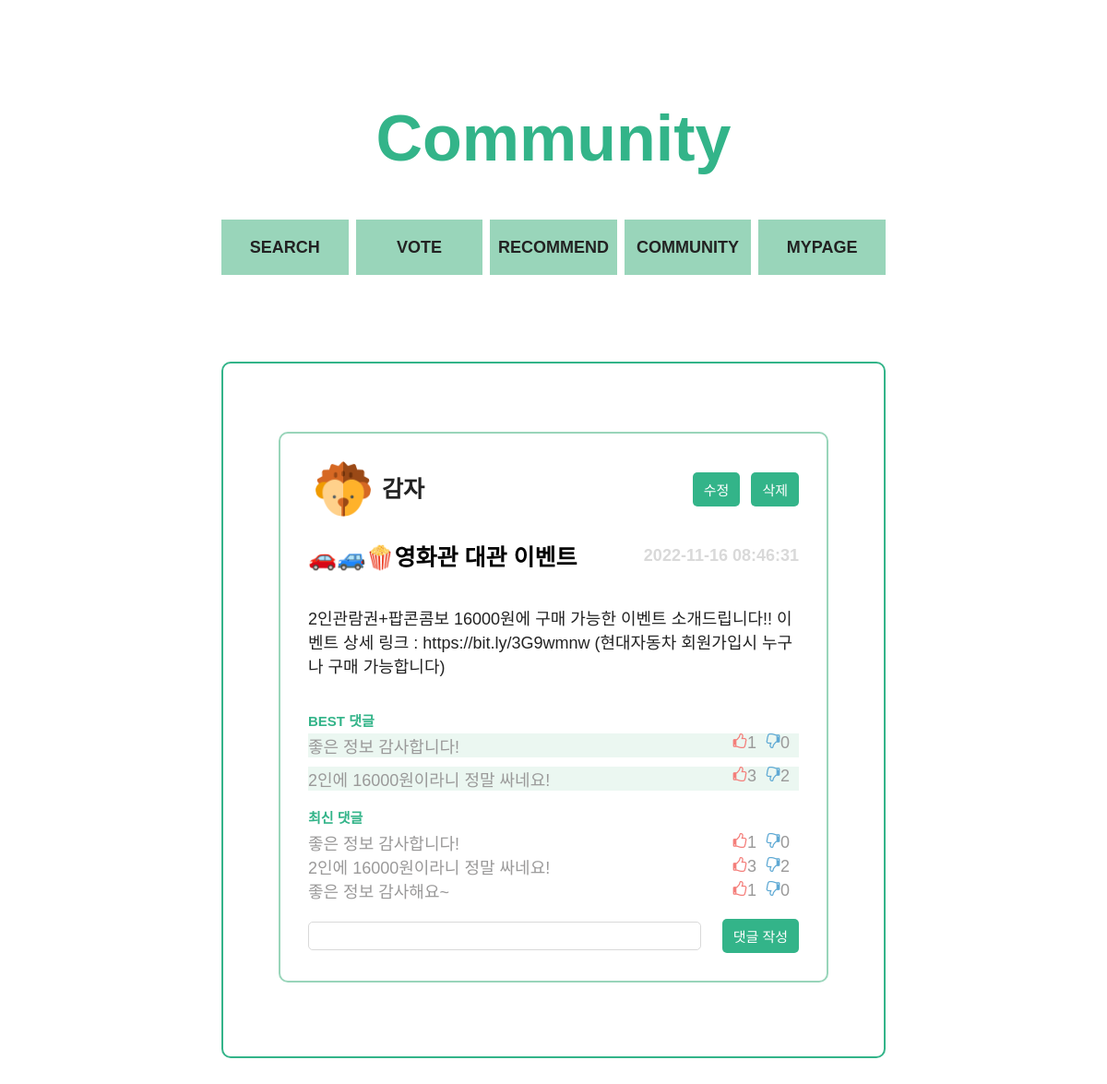
The page /pages/community/community_myPost.php?boardid=5 on the database its author committed.
### tables this page shows
CREATE TABLE `board` (
  `boardid` int(11) NOT NULL AUTO_INCREMENT,
  `userid` varchar(20) NOT NULL,
  `title` varchar(50) NOT NULL,
  `content` varchar(500) NOT NULL,
  `timestamps` timestamp NOT NULL DEFAULT current_timestamp(),
  `type` varchar(10) NOT NULL,
  PRIMARY KEY (`boardid`),
  KEY `userid` (`userid`),
  CONSTRAINT `board_ibfk_1` FOREIGN KEY (`userid`) REFERENCES `users` (`userid`)
);

CREATE TABLE `users` (
  `userid` varchar(20) NOT NULL,
  `password` varchar(40) NOT NULL,
  `name` varchar(15) NOT NULL,
  `profile` varchar(500) NOT NULL,
  PRIMARY KEY (`userid`),
  KEY `idx_users_name` (`name`)
);

CREATE TABLE `comment` (
  `commentid` int(11) NOT NULL AUTO_INCREMENT,
  `boardid` int(11) NOT NULL,
  `userid` varchar(20) NOT NULL,
  `content` varchar(500) NOT NULL,
  `timestamps` timestamp NOT NULL DEFAULT current_timestamp(),
  `like_no` int(11) DEFAULT 0,
  `hate` int(11) DEFAULT 0,
  PRIMARY KEY (`commentid`),
  KEY `userid` (`userid`),
  KEY `boardid` (`boardid`),
  CONSTRAINT `comment_ibfk_1` FOREIGN KEY (`userid`) REFERENCES `users` (`userid`),
  CONSTRAINT `comment_ibfk_2` FOREIGN KEY (`boardid`) REFERENCES `board` (`boardid`)
);

### pages/community/community_myPost.php (the view, shortened to what this page needs)
<?php
$conn = mysqli_connect("localhost", "team15", "team15", "team15");
$res = array();
$best_comment = array();
$comment = array();
$boardid = $_GET['boardid'];
if (mysqli_connect_errno()) {
    echo "<script>alert('Connection fail');</script>";
    exit();
} else {
    $sql = "select f.title, f.content, f.timestamps, u.userid, u.name, u.profile
            from board as f
            inner join users as u on f.userid = u.userid
            where f.boardid = ?";
    if($stmt = mysqli_prepare($conn, $sql)) {
        mysqli_stmt_bind_param($stmt, 's', $boardid);
        if(mysqli_stmt_execute($stmt)) {
            mysqli_stmt_bind_result($stmt, $title, $content, $time, $writerId, $writer, $writer_profile);
            while(mysqli_stmt_fetch($stmt)) {
                $res = [
                    "title" => $title,
                    "content" => $content,
                    "time" => $time,
                    "writerId" => $writerId,
                    "writer" => $writer,
                    "profile" => $writer_profile
                ];
            }
        } else {
            echo "<script>alert('fail execute the query');</script>";
            exit();
        }
    } else {
        echo "<script>alert('Fail prepare the statement');</script>";
        exit();
    }
    $sql = "select exists (select * from comment where boardid = ? and like_no > 0)";
    if($stmt = mysqli_prepare($conn, $sql)) {
        mysqli_stmt_bind_param($stmt,"s", $boardid);
        if(mysqli_stmt_execute($stmt)) {
            mysqli_stmt_bind_result($stmt, $exist);
            while(mysqli_stmt_fetch($stmt)) {
                $exist = $exist;
            }
        } else {
            echo "<script>alert('fail execute the query');</script>";
            exit();
        }
    } else {
        echo "<script>alert('Fail prepare the statement');</script>";
        exit();
    }
    $sql = "select c.commentid, c.userid, c.content, c.like_no, c.hate from comment as c join (
                select commentid, (a.like_no - a.hate) as diff
                from comment as a
                where a.boardid = ?
            ) b on c.commentid = b.commentid
            where b.diff >= 1
            order by b.diff desc limit 2";
    if($exist == 1) {
        if($stmt = mysqli_prepare($conn, $sql)) {
            mysqli_stmt_bind_param($stmt, 's', $boardid);
            if(mysqli_stmt_execute($stmt)) {
                mysqli_stmt_bind_result($stmt, $id, $c_user, $c_content, $like, $hate);
                while(mysqli_stmt_fetch($stmt)) {
                    array_push($best_comment, [
                        "c_id" => $id,
                        "c_user" => $c_user,
                        "c_content" => $c_content,
                        "like" => $like,
                        "hate" => $hate
                    ]);
                }
            } else {
                echo "<script>alert('fail execute the query');</script>";
                exit();
            }
        } else {
            echo "<script>alert('Fail prepare the statement');</script>";
            exit();
        }
    }
    $sql = 'select c.userid, c.commentid, c.content, c.timestamps, c.like_no, c.hate
            from comment as c
            where boardid = ?
            order by commentid';
    if($stmt = mysqli_prepare($conn, $sql)) {
        mysqli_stmt_bind_param($stmt, 's', $boardid);
        if(mysqli_stmt_execute($stmt)) {
            mysqli_stmt_bind_result($stmt, $c_writer, $c_id, $c_content, $c_time, $c_like, $c_hate);
            while(mysqli_stmt_fetch($stmt)) {
                array_push($comment, [
                    "c_id" => $c_id,
                    "c_writer" => $c_writer,
                    "c_content" => $c_content,
                    "c_time" => $c_time,
                    "c_like" => $c_like,
                    "c_hate" => $c_hate
                ]);
            }
        } else {
            echo "<script>alert('fail execute the query');</script>";
            exit();
        }
    } else {
        echo "<script>alert('Fail prepare the statement');</script>";
        exit();
    }
}
?>
<!DOCTYPE html>
<html lang="en">
<head>
    <link rel="stylesheet" href="../../index.css">
    <link rel="stylesheet" href="./communityStyle.css">
</head>
<body>
    <div id="contents">
        <header class="title">
            <h1>Community</h1>
        </header>
        <section class="menu">
            <a href="../search/search.php"><h4 class="eachMenu">SEARCH</h4></a>
            <a href="../vote/index.html"><h4 class="eachMenu">VOTE</h4></a>
            <a href="../recommend/index.html"><h4 class="eachMenu">RECOMMEND</h4></a>
            <a href="../community/index.php"><h4 class="eachMenu">COMMUNITY</h4></a>
            <a href="../mypage/index.php"><h4 class="eachMenu">MYPAGE</h4></a>
        </section>
        <section class="board">
            <div class="post">
                <div class="eachPost">
                    <div class="myPostLayout">
                        <div class="eachProfile">
                            <img class="profileImg" src="<?=$res['profile']?>">
                            <p class="nickName"><?=$res['writer']?></p>
                        </div>
                        <div class="postButtons">
                            <div onclick="location.href='./community_edit.php?boardid=<?=$boardid?>'">
                                <button class="postEdit">수정</button>
                            </div>
                            <div onclick="location.href='../../php/community/deletePost.php?boardid=<?=$boardid?>'">
                                <button class="postDelete">삭제</button>
                            </div>
                        </div>
                    </div>
                    <div class="each_eachPostTop">
                        <h3 class="eachPostTitle"><?=$res['title']?></h3>
                        <div class="timeStamp"><?=$res['time']?></div>
                    </div>
                        <div class="postContents_each">
                            <?=$res['content']?>
                        </div>
                        <div class="replIndex">BEST 댓글</div>
                        <?php
                        for ($i=0; $i < count($best_comment); $i++) {
                        ?>
                        <div class="bestRepl_each">
                            <div class="text"><?=$best_comment[$i]['c_content']?></div>
                            <div class="replCount_2">
                                <div onclick="location.href='../../php/community/updateLike.php?isMine=true&boardid=<?=$boardid?>&commentid=<?=$best_comment[$i]['c_id']?>'">
                                    <label for="hiddenBtn" class="thumb">
                                        <div class="thumbUp_2" type="submit"><img src="../../img/thumb_up.svg" width="16px" height="16px"></div>
                                        <div class="thumbNum"><?=$best_comment[$i]['like']?></div>
                                    </label>
                                </div>
                                <div onclick="location.href='../../php/community/updateHate.php?isMine=true&boardid=<?=$boardid?>&commentid=<?=$best_comment[$i]['c_id']?>'">
                                    <label for="hiddenBtn" class="thumb">
                                        <div class="thumbDown_2" type="submit"><img src="../../img/thumb_down.svg" width="16px" height="16px"></div>
                                        <div class="thumbNum"><?=$best_comment[$i]['hate']?></div>
                                    </label>
                                </div>
                            </div>
                        </div>
                        <?php
                        }
                        ?>
                        <div class="repl">
                            <div class="replIndex">최신 댓글</div>
                            <?php
                            for ($i=0; $i < count($comment); $i++) {
                            ?>
                            <div class="repl_each">
                                <div class="text"><?=$comment[$i]['c_content']?></div>
                                <div class="replCount_2">
                                    <div onclick="location.href='../../php/community/updateLike.php?isMine=true&boardid=<?=$boardid?>&commentid=<?=$comment[$i]['c_id']?>'">
                                        <label for="hiddenBtn" class="thumb">
                                        <div class="thumbUp_2" type="submit"><img src="../../img/thumb_up.svg" width="16px" height="16px"></div>
                                        <div class="thumbNum"><?=$comment[$i]['c_like']?></div>
                                        </label>
                                    </div>
                                    <div onclick="location.href='../../php/community/updateHate.php?isMine=true&boardid=<?=$boardid?>&commentid=<?=$best_comment[$i]['c_id']?>'">
                                        <label for="hiddenBtn" class="thumb">
                                        <div class="thumbDown_2" type="submit"><img src="../../img/thumb_down.svg" width="16px" height="16px"></div>
                                        <div class="thumbNum"><?=$comment[$i]['c_hate']?></div>
                                        </label>
                                    </div>
                                </div>
                            </div>
                        <?php
                        }
                        ?>
                        </div>
                        <form action="../../php/community/submitComment.php?boardid=<?=$boardid?>&isMine=true" method="post">
                        <div class="replPost">
                            <input class="replPostContents" name="comment">
                            <button class="replButton" type=submit>댓글 작성</button>
                        </div>
                        </form>
                    </div>
                </div>
            </section>
        </div>
    </body>
    </html>

### index.css (style rules this page uses)
:root { --color-white: #ffffff; --color-gray-600: #222222; --color-gray-500: #3E4756; --color-gray-450: #A2ACBD; --color-gray-400: #9A9999; --color-gray-350: #D9D9D9; --color-gray-300: #EEEEEE; --color-blue-600: #1B4965; --color-blue-500: #62B6CB; --color-blue-400: #5FA8D3; --color-blue-300: #98C0F6; --color-blue-200: #CAE9FF; --color-red-300: #F47D79; --color-red-200: #FCA5A5; --color-red-100: #FECACA; --color-green-300: #33B489; --color-green-200: #67C891; --color-green-100: #99D5BA; --color-grad-500: #BEE9E8; --color-grad-400: #ACF2E2; --color-grad-300: #A8F8CF; --color-grad-200: #B6FCB3; --color-grad-100: #F9F871; --font-large: 70px; --font-medium: 35px; --font-regular: 25px; --font-semi-regular : 20px; --font-small:18px; --font-semi-micro: 15px; --font-micro: 13px; --weight-bold: 700; --weight-regular: 400; --weight-light: 300; --border-radius-regular: 10px; --border-radius-small: 5px; --animation-duration: 300ms; --width-large:72rem; --width-medium:65rem; }
* { box-sizing: border-box; font-size: 62.5%; }
body { width: 100%; height: 100%; font-family: "source-han-sans-korean", sans-serif; cursor: default; text-align: center; background-color: var(--color-white); margin: 0; padding: 0; }
a { text-decoration: none; }
button { background-color: transparent; cursor: pointer; border: none; outline: none; padding: 0; }
h1, .title1 { font-size: var(--font-large); font-weight: var(--weight-bold); margin:0; }
h3, .title3 { font-size: var(--font-regular); font-weight: var(--weight-bold); margin:0; }
h4, .title4 { font-size: var(--font-small); font-weight: var(--weight-bold); margin:0; }
#contents { margin: 0 auto; display: flex; flex-direction: column; width: 72rem; padding-bottom: 10rem; }
.title { margin-top:11rem; margin-bottom:2.4rem; }

### rows shown on the page
board: userid.profile (picture), userid.name "감자", title "🚗🚙🍿영화관 대관 이벤트", timestamps "2022-11-16 08:46:31", content "2인관람권+팝콘콤보 16000원에 구매 가능한 이벤트 소개드립니다!! 이벤트 상세 링크 : https://bit.ly/3G9wmnw (현대자동차 회원가입시 누구나 구매 가능합니다)"
comment: content "좋은 정보 감사합니다!", like_no "1", hate "0"
comment: content "2인에 16000원이라니 정말 싸네요!", like_no "3", hate "2"
comment: content "좋은 정보 감사해요~", like_no "1", hate "0"

### other values the page prints
$best_comment[$i]['c_content'] "좋은 정보 감사합니다!"
$best_comment[$i]['like'] "1"
$best_comment[$i]['hate'] "0"
$best_comment[$i]['c_content'] "2인에 16000원이라니 정말 싸네요!"
$best_comment[$i]['like'] "3"
$best_comment[$i]['hate'] "2"
